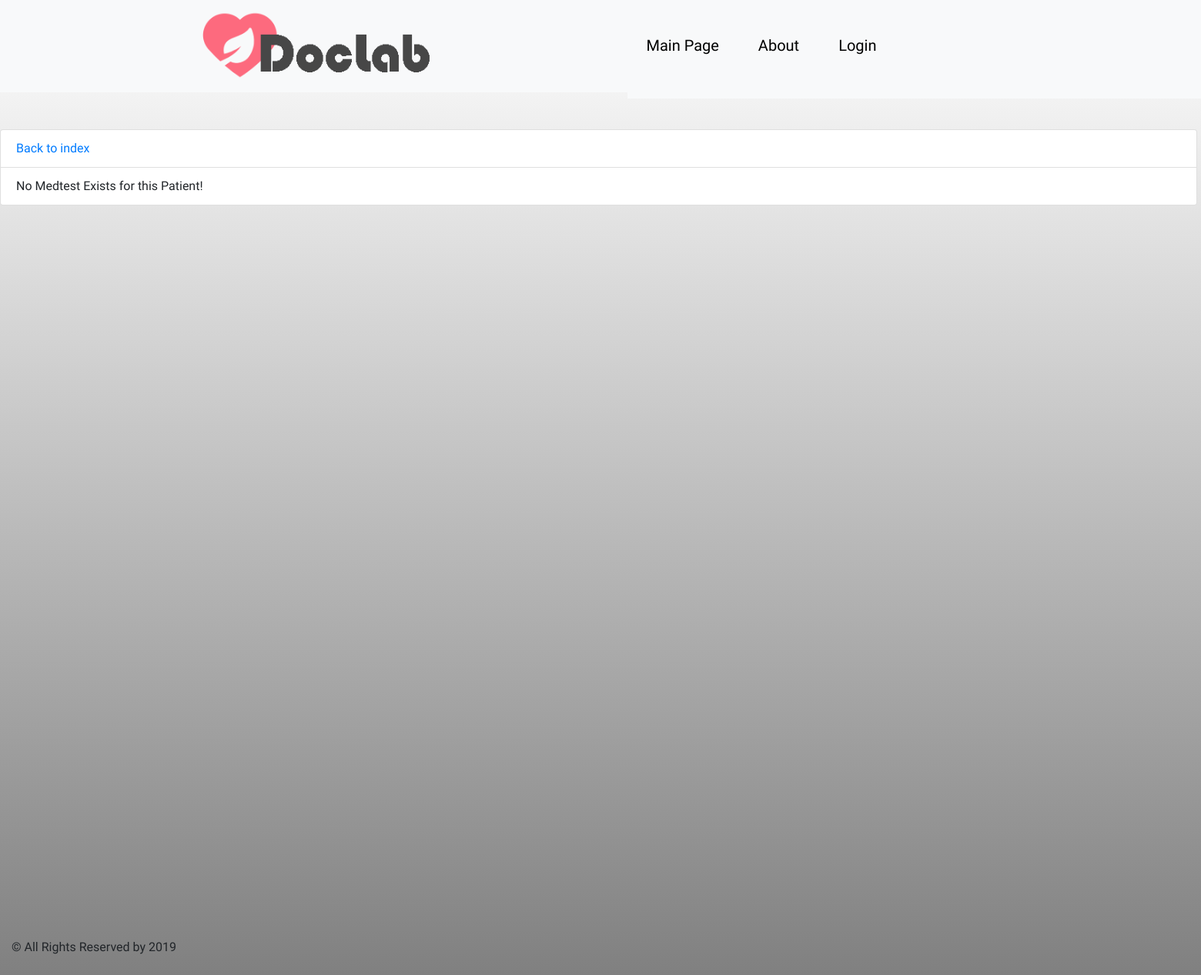
Before: /lab/todo/ with the older database file.
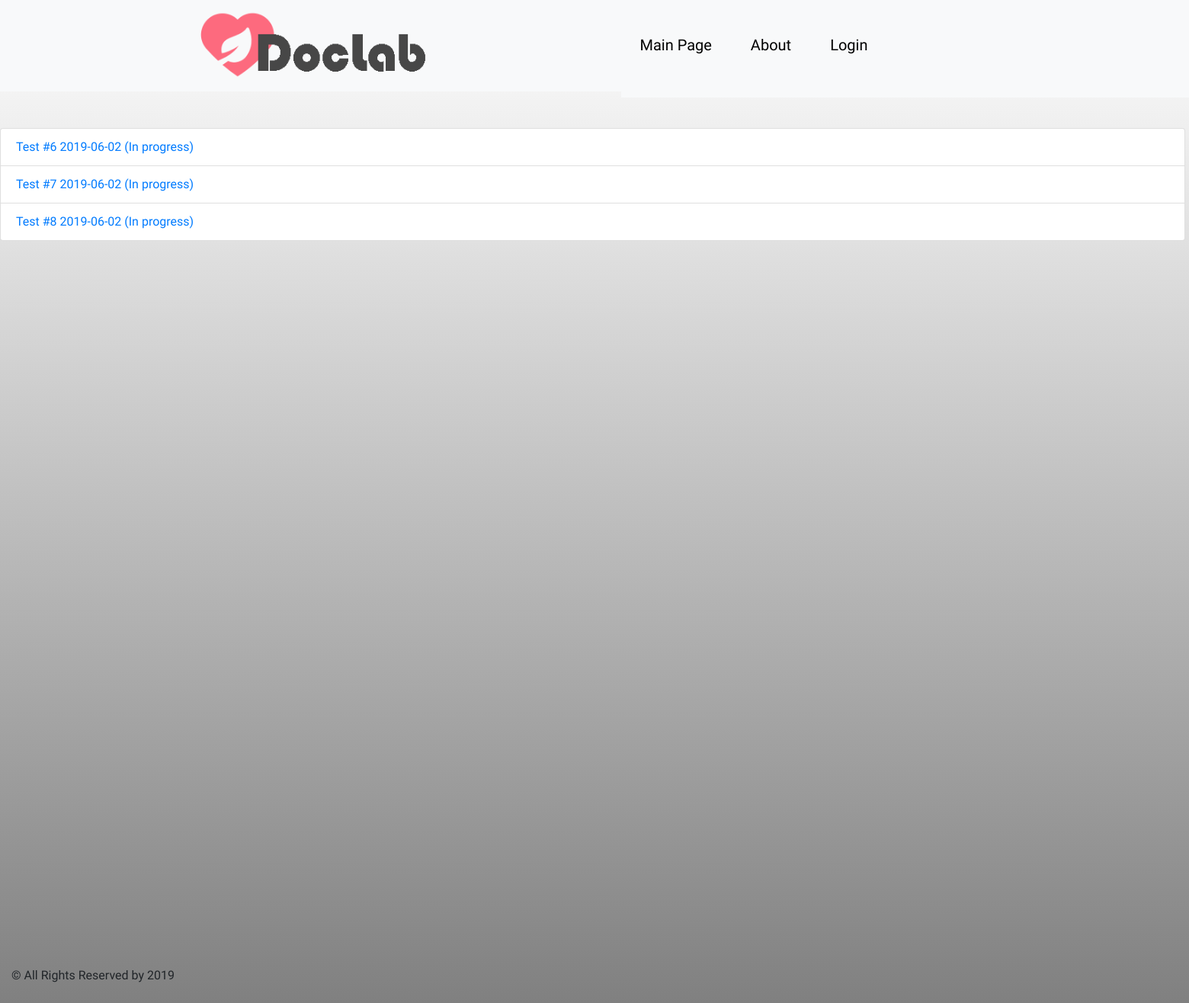
After: the same page with the newer database file.
### doctor/models.py (models this page shows, shortened)
class MedicalTests(models.Model):
    READINESS = (
        (0, 'In progress'),
        (1, 'Ready')
    )
    date_application = models.DateField(default=timezone.now)
    date_registration = models.DateField(default=timezone.now)
    date_taking_material = models.DateField(default=timezone.now)
    target_date = models.DateField(default=timezone.now)
    material = models.CharField(max_length=45)
    diagnosis = models.CharField(max_length=45)
    delivering_method = models.CharField(max_length=25)
    readiness = models.BooleanField(choices=READINESS, default=0)
    patient_id = models.ForeignKey(Patient, on_delete=models.CASCADE)
    doctor_id = models.ForeignKey(Doctor, on_delete=models.SET_NULL, null=True)
    def __str__(self):
        return 'Test #' + str(self.id) + ' ' + str(self.date_application) + ' (' + str(
            self.get_readiness_display()) + ')'

### lab/views.py (the view)
# urls.py: path('todo/', views.MedicalTestsTODOView.as_view(), name='medtests_todo'),
class MedicalTestsTODOView(generic.ListView):
    template_name = 'doctor/medtest.html'
    def get_queryset(self):
        try:
            my_model = MedicalTests.objects.filter(readiness=False)
        except:
            raise Http404
        return my_model

### doctor/templates/doctor/medtest.html (shortened to what this page needs)
{% extends 'extends/base.html' %}
{% block content %}
    {% if object_list %}
        <ul class="list-group">
            {% for med in object_list %}
                <li class="list-group-item"><a
                        href="{% url 'lab:medtest_details' med.id %}">{{ med }}</a></li>
            {% endfor %}
        </ul>
    {% else %}
        <ul class="list-group">
            <li class="list-group-item"><a href="{% url 'lab:index' %}">Back to index</a></li>
            <li class="list-group-item">No Medtest Exists for this Patient!</li>
        </ul>
    {% endif %}
{% endblock %}

### main/templates/extends/base.html (shortened to what this page needs)
{% load staticfiles %}
<!DOCTYPE html>
<html lang="en">
<head>
    <link rel="stylesheet" type="text/css" href="{% static 'main/style.css' %}"/>
    <link rel="stylesheet" type="text/css" href="{% static 'bootstrap/css/bootstrap.css' %}"/>
</head>
<body >
    {% include 'extends/header.html' %}
<div class="wrapper">
    {% block content %}
    {% endblock %}
</div>
{% include 'extends/footer.html' %}
</body>
</html>

### main/templates/extends/header.html (shortened to what this page needs)
{% load static %}
<!DOCTYPE html>
<html lang="en">
<head>
    <link rel="stylesheet" href="{% static 'main/images/style1.css' %}">
</head>
<body>
<header>
    <nav class="navbar navbar-expand-sm bg-light">
        <ul class="navbar-nav mr-auto">
            <div class="logo">
                <a href="{% url 'main:index' %}"><img class="graficlogo" src="{% static 'main/images/logo.png' %}"></a>
            </div>
            <nav class="navbar navbar-expand-sm bg-light">
                <ul class="navbar-nav mr-auto">
                    <li class="nav-item">
                        <a class="nav-link" href="{% url 'main:index' %}">Main Page</a>
                    </li>
                    <li class="nav-item">
                        <a class="nav-link" href="{% url 'main:info' %}">About</a>
                    </li>
                    {% if user.is_authenticated %}
                        <li class="nav-item mr-auto">
                            <a class="nav-link " href="{% url 'logout' %}">Logout</a>
                        </li>
                    {% else %}
                        <li class="nav-item mr-auto">
                            <a class="nav-link mr-auto" href="{% url 'login' %}">Login</a>
                        </li>
                    {% endif %}
                </ul>
            </nav>
        </ul>
    </nav>
<br>
<br>
</header>
</body>
</html>

### main/templates/extends/footer.html
<footer>
 <div class="navbar navbar-nav fixed-bottom row-fluid text-center">
            <div class="container-fluid">
                <div class="row">
                    <div class="col-12">
                        <p>                                         © All Rights Reserved by 2019</p>
                    </div>
                </div>
            </div>
        </div>
</footer>

### main/static/main/style.css (style rules this page uses)
body { padding-bottom: 1000px; background-image: linear-gradient(white, grey); }
ul { height: 100%; padding: 0px 5px 0px 20px; }
a { color: #17a2b8; }

### main/static/main/images/style1.css (style rules this page uses)
* { margin: 0; padding: 0; }
a { text-decoration: none; }
li { text-decoration: none; list-style: none; }
body { font-family: 'Raleway', sans-serif; }
.logo { width: 100%; display: flex; justify-content: center; }
.graficlogo { padding: 5px; max-width: 100%; height: 100px; box-sizing: border-box; }
nav { margin: auto; width: 1600px; height: 120px; }
.nav-item { background-color: none; font-size: 19px; margin-top: 20px; padding-right: 35px; }
.nav-item a { color: #000; text-align: center; font-size: 20px; }

Changed rows visible on the page:
added MedicalTests: id+date_application+readiness "Test #6 2019-06-02 (In progress)"
added MedicalTests: id+date_application+readiness "Test #7 2019-06-02 (In progress)"
added MedicalTests: id+date_application+readiness "Test #8 2019-06-02 (In progress)"
Other visible differences:
text no longer shown: "Back to index No Medtest Exists for this Patient!"
